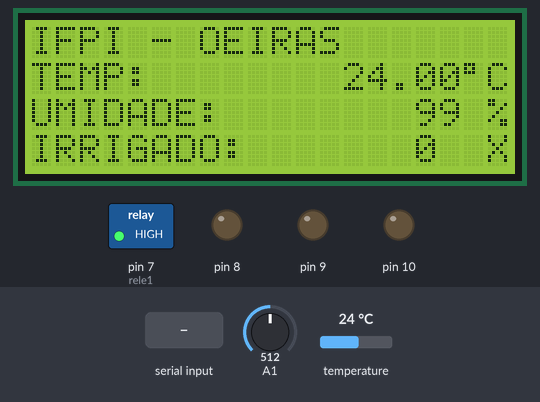
A sketch run on a simulated Arduino Uno, built with avr-gcc and run on an emulated ATmega328P. Parts: 20×4 character LCD, switched loads named in the sketch (green lamp = pin HIGH), output pins drawn as LEDs (lit = HIGH). The inputs (shaded band) are chosen by the test bench; at power-on: A1 = 512, temperature 24 °C. What the sketch prints to the serial monitor is not drawn.

Above: at 1.2 s.
1.3 s: "200\n" received over Serial
At 6.6 s:
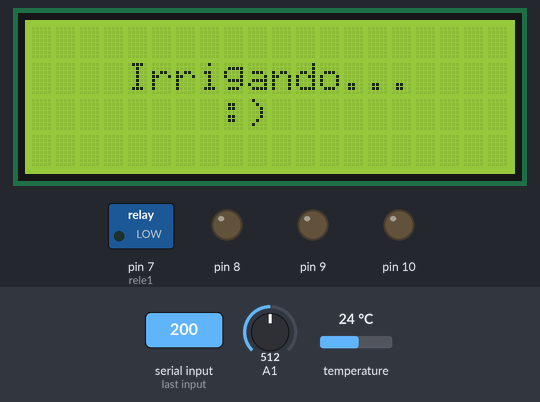
7.1 s: A1 set to 0
At 8.6 s:
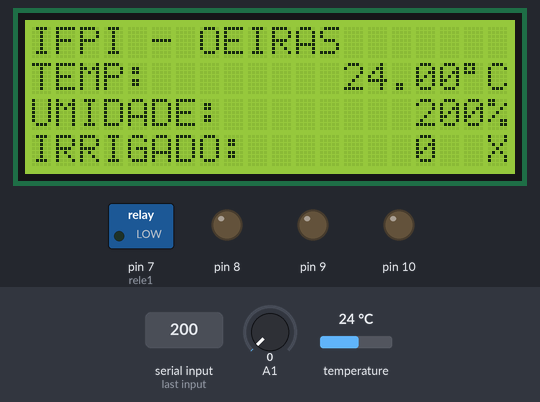
13.1 s: temperature set to 12 °C
At 17.7 s:
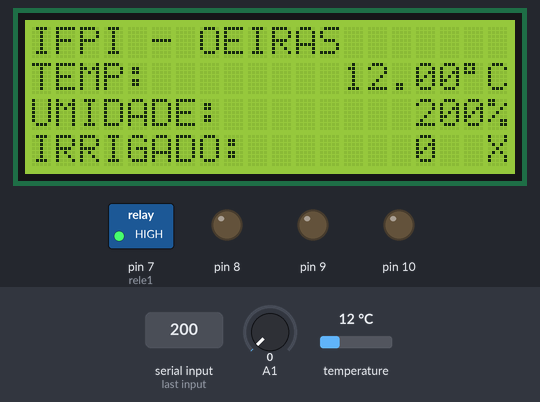
18.7 s: temperature set to 19 °C
23.4 s: temperature set to 28 °C
At 27.9 s:
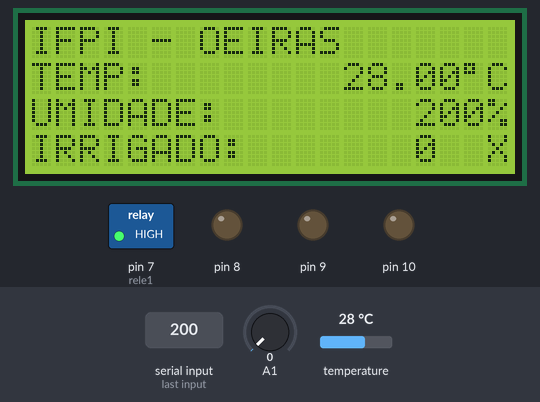
28.2 s: A1 set to 18
At 31.8 s:
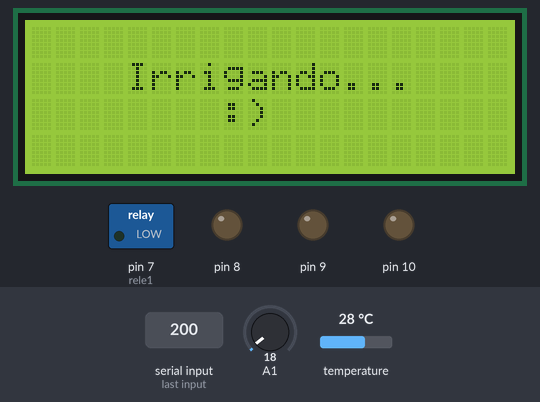
Timing chart, 0 to 33.3 s (numbered marks = the images above; inputs shaded):
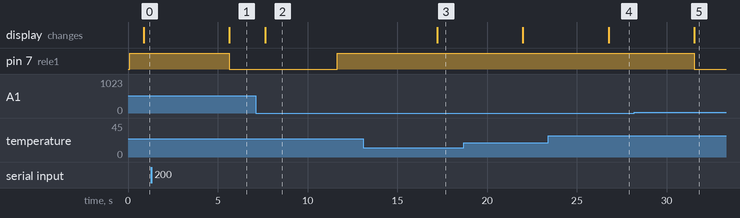

The sketch:

irrigacao.ino
```cpp
// Prototipo de irrigacao automatica
// Autor: Narciso
// Orientacao: Prof. Fabio Rolim e Robson Freitas

// Carrega as bibliotecas do LCD e do Sensor de temperatura
#include <LiquidCrystal.h>
#include <OneWire.h>
#include <DallasTemperature.h>

// Porta do pino de sinal do DS18B20
#define ONE_WIRE_BUS 6

// Define uma instancia do oneWire para comunicacao com o sensor
OneWire oneWire(ONE_WIRE_BUS);

// Inicializa o LCD
LiquidCrystal lcd(12, 11, 5, 4, 3, 2);
int rele1 = 7;


//Variaveis para sensores
int irrigado = 0;
float temperatura = 0;
int umidade;
String indice_umidade = "";
int int_umidade;

//Objetos do sensor de temperatura
DallasTemperature sensors(&oneWire);
DeviceAddress sensor1;

void setup(){
  // Define o LCD com 20 colunas e 4 linhas
  lcd.begin(20, 4);
  Serial.begin(9600);
  // Define pinos do reley e LEDS
  pinMode(8, OUTPUT);
  pinMode(9, OUTPUT);
  pinMode(10, OUTPUT);
  pinMode(rele1, OUTPUT);

  // Localiza e mostra enderecos do sensore
  Serial.println("Localizando sensore DS18B20...");
  Serial.print("Foram encontrados ");
  Serial.print(sensors.getDeviceCount(), DEC);
  Serial.println(" sensores.");
  if (!sensors.getAddress(sensor1, 0))
    Serial.println("Sensores nao encontrados !");
  // Mostra o endereco do sensor encontrado no barramento
  Serial.print("Endereco sensor: ");
  mostra_endereco_sensor(sensor1);
  Serial.println();
  Serial.println();
}

void mostra_endereco_sensor(DeviceAddress deviceAddress)
{
  for (uint8_t i = 0; i < 8; i++)
  {
    // Adiciona zeros se necessário
    if (deviceAddress[i] < 16) Serial.print("0");
      Serial.print(deviceAddress[i], HEX);
  }
}


void loop(){
  lcd.noDisplay();
  lcd.display();
  digitalWrite(rele1, HIGH);

  //umidade
  umidade = analogRead(A1);
  umidade = map(umidade, 1023, 0, 0, 200);

  //temperatura
  sensors.requestTemperatures();
  float temp = sensors.getTempC(sensor1);

 //Recebendo dados do bluetooth
 //String dados;

    while(Serial.available() > 0 ){
      char caractere = char(Serial.read());
       if (caractere == 'i'){
          indice_umidade = "";
        }
       if (caractere != 't' && caractere !='i'){
        indice_umidade += caractere;
      }
    }


  int_umidade = (indice_umidade.toInt());
  /*if (int_umidade == 0){
     int_umidade = 30;
  }*/

  /*if (dados == "irrigar"){
    digitalWrite(rele1, LOW);
    irrigado++;
    lcd.noDisplay();
    lcd.display();
  }*/

  //Enviando dados para bluetooth
  Serial.print("Umidade: ");
  Serial.print(umidade);
  Serial.print("%");
  Serial.println();
  Serial.print("Temperatura: ");
  Serial.print(temp);
  //Serial.write(223);
  Serial.print("C");
  Serial.println();
  Serial.print("Irrigado: ");
  Serial.println(irrigado);
  //Serial.println(int_umidade);
  Serial.println("f");

  while (umidade < int_umidade) {
    digitalWrite(rele1, LOW);
    lcd.clear();
    lcd.noDisplay();
    lcd.display();
    lcd.setCursor(4, 1);
    lcd.print("Irrigando...");
    Serial.print("Irrigando...");
    Serial.print("f");
    lcd.setCursor(8, 2);
    lcd.print(":)");
    delay(2000);
    umidade = analogRead(A1);
    umidade = map(umidade, 1023, 0, 0, 200);
    if (umidade > int_umidade) {
      digitalWrite(rele1, HIGH);
      irrigado++;
      lcd.noDisplay();
      lcd.display();
      break;
    }
  }

  // Tela de dados
  lcd.clear();
  lcd.setCursor(0, 0);
  lcd.print("IFPI - OEIRAS");
  lcd.setCursor(0, 1);
  lcd.print("TEMP:");
  lcd.setCursor(13, 1);
  lcd.print(temp);
  lcd.setCursor(18, 1);
  lcd.write(223);
  lcd.print("C");
  lcd.setCursor(0, 2);
  lcd.print("UMIDADE:");
  lcd.setCursor(16, 2);
  lcd.print(umidade);
  lcd.setCursor(19, 2);
  lcd.print("%");
  lcd.setCursor(0, 3);
  lcd.print("IRRIGADO:");
  lcd.setCursor(16, 3);
  lcd.print(irrigado);
  //indice_umidade = "";
  lcd.setCursor(19, 3);
  lcd.print("X");
  lcd.noDisplay();
  lcd.display();
  delay(4000);
}
```

Measured:
- after the input at 1.3 s, pin 7 (rele1): HIGH → LOW after 4.3 s; the display: changes after 4.3 s (image 1)
- after the input at 7.1 s, pin 7 (rele1): LOW → HIGH after 4.6 s; the display: changes after 0.56 s (image 2)
- after the input at 13.1 s, the display: changes after 4.1 s (image 3)
- after the input at 23.4 s, the display: changes after 3.4 s (image 4)
- after the input at 28.2 s, pin 7 (rele1): HIGH → LOW after 3.3 s; the display: changes after 3.3 s (image 5)
